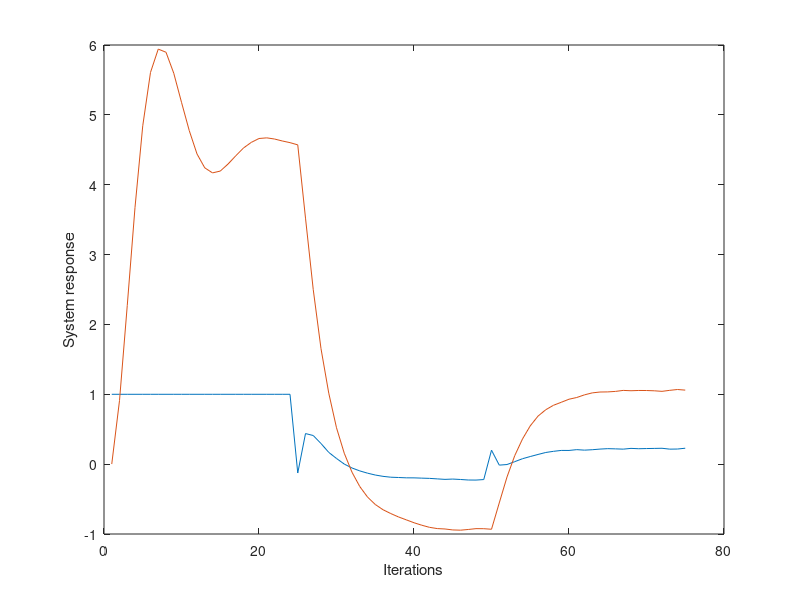

Here is the MATLAB script that generated this plot:
% PP1 Example of a pole-placement controller
%

% Clear the previous set of parameters
clear;

% System parameters
a1 = -1.5;
a2 = 0.7; 
b0 = 0.9;	

% Zero previous input and output variables
yt_1 = 0; yt_2 = 0;
ut_1 = 0; 

% Input to the system is a step 
rt = 1; start = 25; start2 =50;

% Poles of the closed loop system
j = sqrt(-1);
p1 = 0.75+j*0; p2 = 0.25+j*0;
gamma1 = -(p1 + p2); gamma2 = p1*p2;

for i= 1:75

%	Change the reference signal
	if i == start
	  rt = -1;
    end
    if i == start2
          rt =1;
      end   
  
%	System model
	yt = -a1*yt_1 - a2*yt_2 + b0*ut_1 + 0.025*rand;

%	Controller
	if (i >=start)
  	  g0 = -(gamma1 - a1)/b0; g1 = -(gamma2 - a2)/b0; 
	  m = (1 + gamma1 + gamma2)/b0;
	  ut = g0*yt + g1*yt_1 + m*rt;
	else
	  ut = rt;
	end

% 	Time shift the variables
	yt_2 = yt_1;
	yt_1 = yt;
	ut_1 = ut;

%	Store the output of the system
store(i,1) = ut;
store(i,2) = yt;

end

% Clear the graphics screen
clf;
plot(store),xlabel('Iterations'),ylabel('System response');
